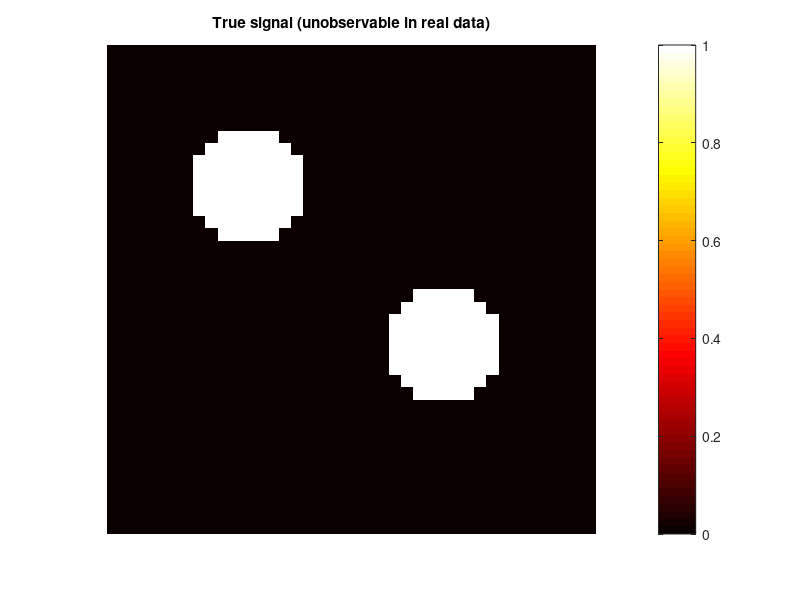

MATLAB code to generate this figure: (Note: this script raises an error after producing the figure.)
%% Lab 6 — Building a Brain Map from Scratch (MATLAB)
% Companion to: https://torwager.github.io/elements-of-fmri-tutorials/book/part2/ch06-inferences-about-mind-brain-and
%[text] In this lab you will run the complete statistical brain-mapping loop in
%[text] miniature, on simulated data where *you* planted the true signal:
%[text] simulate a two-condition experiment at many "voxels", build a
%[text] single-subject map from trial-level data, combine subjects into a
%[text] group-level map, threshold it with and without multiple comparisons
%[text] correction, count true and false positives against the known ground
%[text] truth, watch effect sizes inflate in selected voxels, and compare
%[text] voxel-wise mapping against region-of-interest (ROI) tests.
%[text] The final (optional) section runs the same voxel-wise t-test on a real
%[text] dataset using CANlab tools.
%[text]
%[text] Requirements: base MATLAB + Statistics and Machine Learning Toolbox.
%[text] The final section additionally requires CanlabCore + SPM12 on your path.

if isempty(ver('stats'))
    warning('The Statistics Toolbox is required for ttest() below.');
end

%% 1. The generative model: plant the true signal
%[text] The brain mapping framework assumes observed data are a mixture of
%[text] true signal and noise (Figure 6.4 in the book). In a simulation we
%[text] choose the truth: a 40 x 40 grid of voxels, with an [A - B] effect of
%[text] 1 signal unit in two circular regions and exactly zero elsewhere.

rng(6);                                 % fix the random seed for reproducible results
nx = 40; ny = 40;                       % nx, ny = grid size: a 40 x 40 voxel "slice" (1,600 tests)
[xx, yy] = meshgrid(1:nx, 1:ny);

% True signal: effect of 1 inside two circular regions, 0 elsewhere
truth = ((xx-12).^2 + (yy-12).^2 < 25) | ((xx-28).^2 + (yy-25).^2 < 25);
true_effect = 1.0 * truth;

figure;
imagesc(true_effect); axis image off; colormap hot; colorbar;
title('True signal (unobservable in real data)');
fprintf('Voxels with true signal: %d of %d\n', sum(truth(:)), numel(truth));

%% 2. A single-subject map from trial-level data
%[text] One participant performs many trials of condition A (task) and
%[text] condition B (control). At every voxel: baseline 100 units, plus the
%[text] true effect on A trials only, plus trial-to-trial noise. A two-sample
%[text] t-test at each voxel gives the single-subject map (top panel of
%[text] Figure 6.2). "Massively univariate" means the same simple test is
%[text] repeated independently at every voxel.

n_trials = 40;                          % n_trials = trials per condition (A and B each)
noise_sd = 2.0;                         % noise_sd = SD of trial-to-trial noise, in signal units

% Trial-level responses at every voxel [ny x nx x n_trials]
trials_A = 100 + repmat(true_effect, 1, 1, n_trials) + noise_sd * randn(ny, nx, n_trials);
trials_B = 100 + noise_sd * randn(ny, nx, n_trials);

% Two-sample t-test at every voxel: is mean(A) different from mean(B)?
[~, p_single, ~, stat_single] = ttest2(trials_A, trials_B, 'dim', 3);
t_single = stat_single.tstat;

diff_image = mean(trials_A, 3) - mean(trials_B, 3);   % [A - B] difference image

figure;
subplot(1, 2, 1); imagesc(diff_image, [-2 2]); axis image off;
title('Unthresholded difference image'); colorbar;
subplot(1, 2, 2); imagesc(t_single, [-5 5]); axis image off;
title('Single-subject t map'); colorbar;
colormap(gca, 'parula');

%[text] The two true regions are visible — but so are convincing-looking
%[text] blobs that are pure noise. Hypothesis testing exists to tell us which
%[text] blobs are unlikely to be chance.

%% 3. A group-level map: population inference
%[text] Single-subject maps cannot support claims about brains in general.
%[text] The standard group recipe (bottom panel of Figure 6.2): compute one
%[text] [A - B] difference image per participant, then run a one-sample
%[text] t-test across participants at every voxel — treating participants as
%[text] a random effect.

n_sub = 24;                             % n_sub = number of participants
subj_sd = 1.0;                          % subj_sd = SD of between-person variability + noise

% One difference image per participant = true effect + noise [ny x nx x n_sub]
diff_imgs = repmat(true_effect, 1, 1, n_sub) + subj_sd * randn(ny, nx, n_sub);

% One-sample t-test across participants, separately at every voxel
[~, p_map, ~, stat_group] = ttest(diff_imgs, 0, 'dim', 3);
t_map = stat_group.tstat;

figure;
imagesc(t_map, [-8 8]); axis image off; colorbar;
title(sprintf('Group t map (n = %d, df = %d)', n_sub, n_sub - 1));

%% 4. Threshold the map: multiple comparisons
%[text] With 1,600 tests, p < .05 uncorrected *expects* about 73 false
%[text] positives from the 1,462 null voxels alone. We compare three choices:
%[text] uncorrected (per-voxel error rate), Bonferroni (family-wise error
%[text] rate: chance of ANY false positive), and Benjamini-Hochberg FDR
%[text] (expected proportion of significant voxels that are false positives).

alpha = 0.05;                           % alpha = acceptable false positive rate per test
n_vox = nx * ny;                        % n_vox = number of tests in the family (1,600)

sig_unc  = p_map < alpha;               % no correction
sig_bonf = p_map < alpha / n_vox;       % Bonferroni (FWER)

% Benjamini-Hochberg FDR: largest p-value rank under the BH line
p_sorted = sort(p_map(:));
below = p_sorted <= alpha * (1:n_vox)' / n_vox;
if any(below)
    p_crit = p_sorted(find(below, 1, 'last'));
else
    p_crit = 0;
end
sig_fdr = p_map <= p_crit & p_crit > 0;

figure;
titles = {'Unthresholded t map', 'p < .05 uncorrected', ...
          'FDR q < .05', 'Bonferroni FWER < .05'};
masks  = {true(ny, nx), sig_unc, sig_fdr, sig_bonf};
for i = 1:4
    subplot(1, 4, i);
    imagesc(t_map .* masks{i}, [0 8]); axis image off;
    title(titles{i});
end
colormap hot;

%[text] Score each map against the known truth — never possible in real data.
%[text] True positives: significant voxels inside true regions. False
%[text] positives: significant voxels outside them.

fprintf('Ground truth: %d active voxels, %d null voxels\n\n', ...
    sum(truth(:)), sum(~truth(:)));
names = {'Uncorrected p < .05', 'FDR q < .05', 'Bonferroni'};
masks = {sig_unc, sig_fdr, sig_bonf};
for i = 1:3
    m = masks{i};
    tp = sum(m(:) & truth(:));  fp = sum(m(:) & ~truth(:));
    fprintf('%-22s significant: %4d   true pos: %3d   false pos: %3d   sensitivity: %.2f\n', ...
        names{i}, sum(m(:)), tp, fp, tp / sum(truth(:)));
end

%[text] The tradeoff of Figure 6.4 in numbers: uncorrected maps detect nearly
%[text] all true voxels but are contaminated with false positives; Bonferroni
%[text] eliminates false positives but misses real signal at region edges;
%[text] FDR sits in between. No threshold reveals the truth exactly.

%% 5. Significant voxels overestimate their own effects
%[text] Voxels survive thresholding partly because noise happened to favor
%[text] the hypothesis there — so effect sizes estimated in selected voxels
%[text] are biased upward (the "winner's curse"). Every truly active voxel
%[text] has a planted effect of exactly 1.

est_effect = mean(diff_imgs, 3);        % estimated effect per voxel

in_truth    = est_effect(truth);                % all truly active voxels
in_selected = est_effect(truth & sig_bonf);     % ...that also passed Bonferroni
in_falsepos = est_effect(~truth & sig_unc);     % false positives (uncorrected)

fprintf('True effect size (planted):                    1.00\n');
fprintf('Mean estimate, ALL truly active voxels:        %.2f\n', mean(in_truth));
fprintf('Mean estimate, SELECTED (significant) voxels:  %.2f\n', mean(in_selected));
fprintf('Mean |estimate|, false-positive voxels:        %.2f  (true effect: 0.00)\n', ...
    mean(abs(in_falsepos)));

figure;
histogram(in_truth, 20, 'FaceAlpha', 0.6); hold on;
histogram(in_selected, 20, 'FaceAlpha', 0.6);
xline(1.0, '--k', 'true effect = 1');
xlabel('estimated [A - B] effect'); ylabel('voxel count');
legend({'all truly active voxels', 'significant (selected) voxels'});
title('Selection inflates effect estimates');

%[text] Significance tells you WHERE non-zero effects likely exist, not HOW
%[text] LARGE they are.

%% 6. The other end of the continuum: an a priori ROI
%[text] With precise prior knowledge we could average signal in one
%[text] predefined region — a single test, no correction needed (Figure 6.5).
%[text] Maximum power and unbiased estimates... IF the hypothesis is right.
%[text] Compare a correctly placed ROI with one displaced onto
%[text] mostly-null territory.

roi_correct   = (xx-12).^2 + (yy-12).^2 < 25;   % exactly on true region 1
roi_misplaced = (xx-20).^2 + (yy-4).^2  < 25;   % nearby, but wrong

rois = {roi_correct, roi_misplaced};
roi_names = {'Correct a priori ROI', 'Misplaced ROI       '};
for i = 1:2
    dmat = reshape(diff_imgs, [], n_sub);       % voxels x subjects
    roi_avg = mean(dmat(rois{i}(:), :), 1)';    % one value per subject
    [~, p_roi, ~, s] = ttest(roi_avg);
    fprintf('%s  mean effect = %5.2f   t(%d) = %5.2f   p = %.3g\n', ...
        roi_names{i}, mean(roi_avg), n_sub - 1, s.tstat, p_roi);
end

figure;
imagesc(true_effect); axis image off; colormap hot; hold on;
contour(roi_correct, [0.5 0.5], 'g', 'LineWidth', 2);
contour(roi_misplaced, [0.5 0.5], 'c', 'LineWidth', 2);
title('True signal with ROIs: correct (green) vs. misplaced (cyan)');

%[text] The correct ROI gives one decisive, unbiased test. The misplaced ROI,
%[text] sampling mostly null voxels, misses the effect entirely. Prior spatial
%[text] precision buys power — but a wrong prior makes a real effect
%[text] invisible, and the advantage is legitimate only if the ROI was truly
%[text] chosen before seeing the data.

%% 7. (Optional) The same loop on real data with CANlab tools
%[text] The identical logic — one test per voxel, threshold, visualize,
%[text] summarize regions — applied to a real dataset: contrast images for
%[text] 30 participants, [reappraise negative vs. look negative], from
%[text] Wager et al. (2008), Neuron. Requires CanlabCore + SPM12 on your path.
%[text] Adapted from the CANlab voxel-wise t-test walkthrough
%[text] (github.com/canlab/CANlab_help_examples).

if ~isempty(which('load_image_set'))

    img_obj = load_image_set('emotionreg');     % load 30 contrast images
    t = ttest(img_obj);                         % group t-test at every voxel
    t = threshold(t, .05, 'fdr', 'k', 10);      % FDR q < .05, extent >= 10 voxels

    montage(t);  drawnow, snapnow;              % show results on slices

    r = region(t);                              % contiguous significant regions
    table(r);                                   % labeled table of results

else
    disp('CanlabCore not found - skipping the real-data example.');
    disp('See https://canlab.github.io/setup/ for installation.');
end

%[text] Note that CANlab tools perform two-sided tests: hot colors show
%[text] relative activations, cool colors relative deactivations — exactly
%[text] the [Task - Control] contrast logic you just simulated.

%% Wrap-up
%[text] You have run the entire brain-mapping loop with known ground truth:
%[text] maps are statistical constructions, not pictures of activity; group
%[text] maps test generalization across people; thresholds trade error types;
%[text] selected voxels overestimate their effects; and a priori ROIs are
%[text] powerful only when prior knowledge is accurate and honestly a priori.
%[text] Try changing n_sub, the true effect size, or the noise SD, and watch
%[text] how each map responds.
